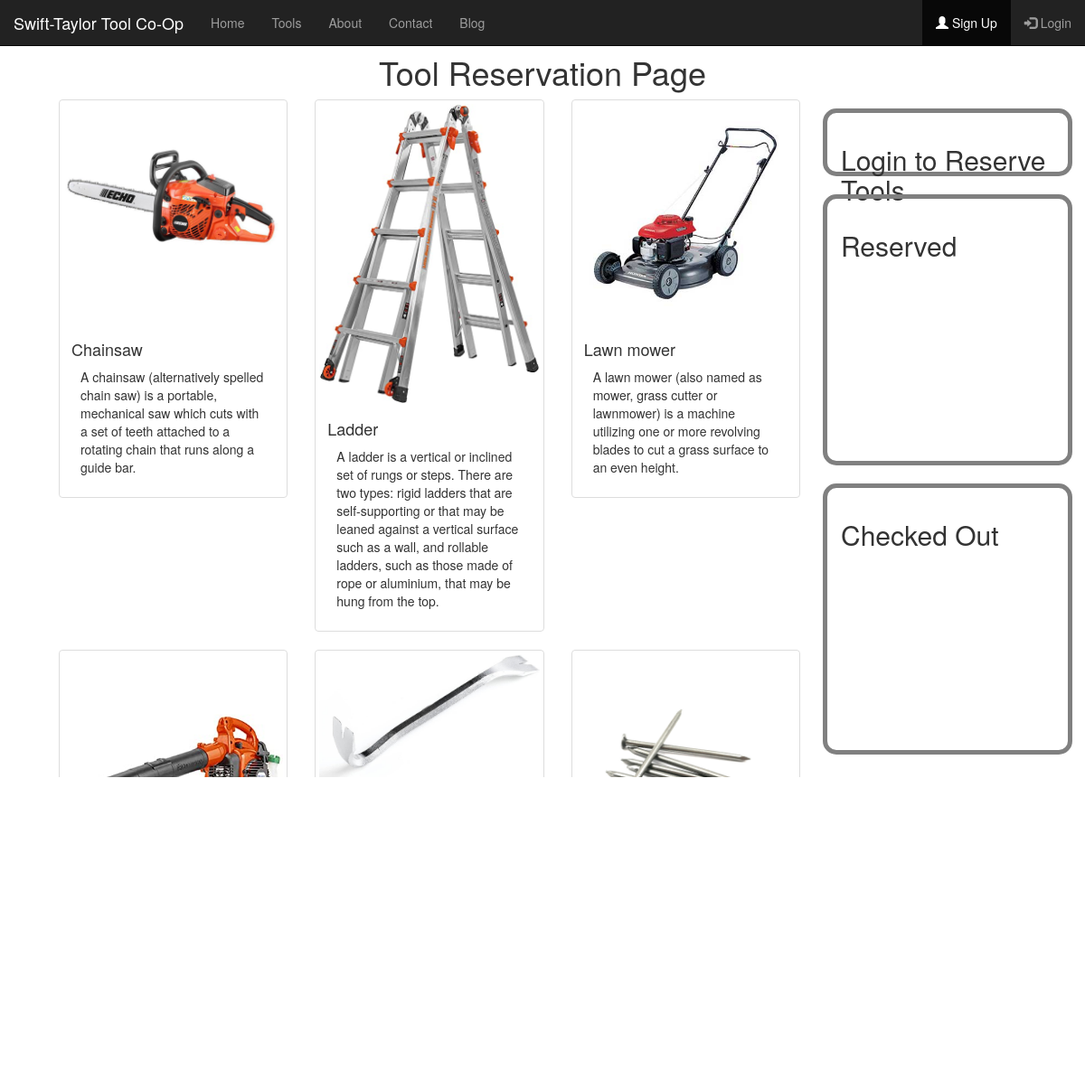
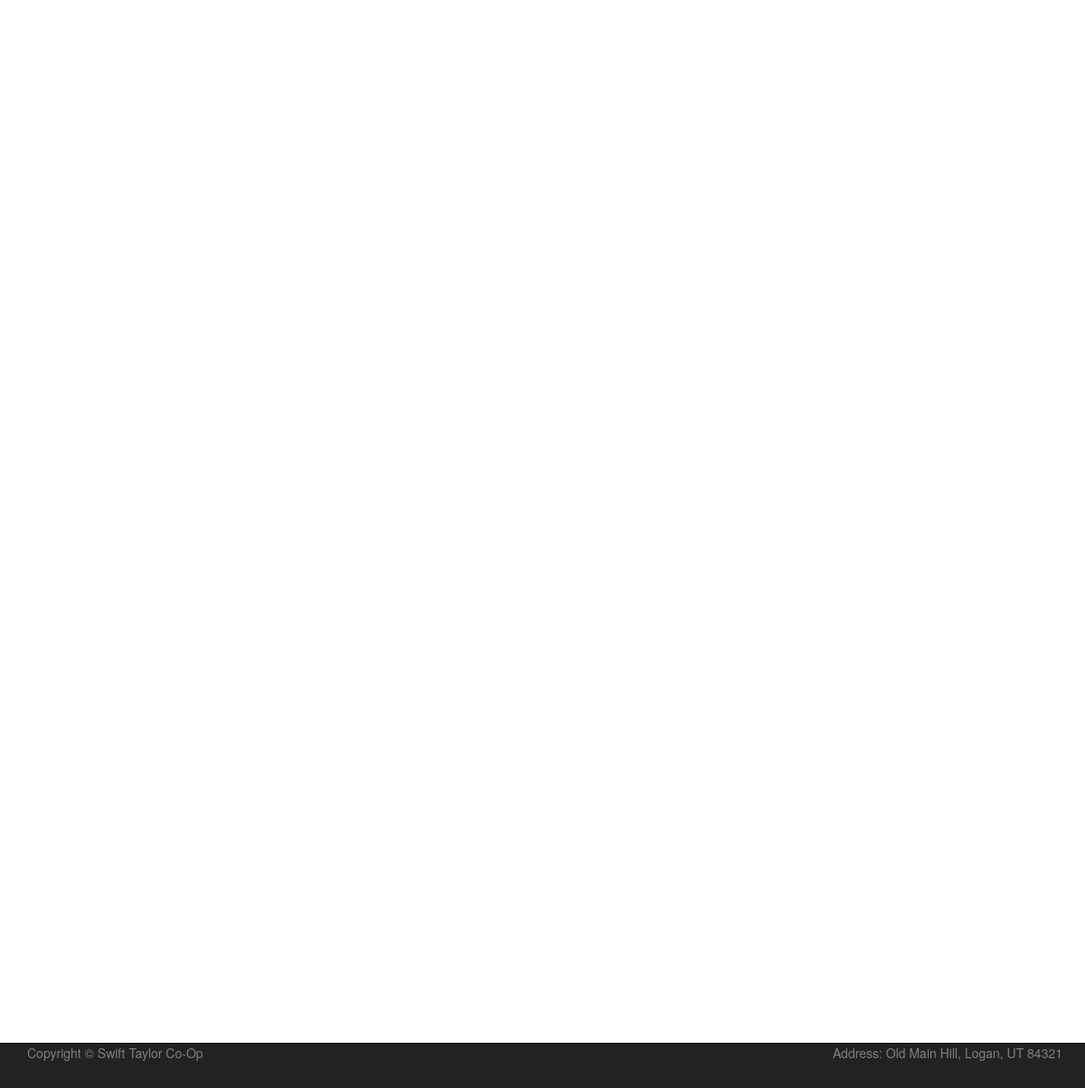
/tools/, run on the app's committed database (2 pictures, top to bottom).
### tools/models.py (models this page shows, shortened)
class Tool(models.Model):
    name = models.CharField(max_length=100)
    description = models.CharField(max_length=300)
    photo = models.ImageField(upload_to='img', null=True, blank=True)
    due = models.DateField(null=True, blank=True)
    borrower = models.ForeignKey(User, on_delete=models.SET_NULL, null=True, blank=True)
    TOOL_STATUS = (
        ('m', 'Maintenance'),
        ('r', 'Reserved'),
        ('c', 'Checked out'),
        ('a', 'Available'),
    )
    status = models.CharField(
        max_length=1,
        choices=TOOL_STATUS,
        blank=True,
        default='a',
    )
    class Meta:
        ordering = ['due']

### tools/views.py (the view, shortened to what this page needs)
# urls.py: path('tools/', tools_views.tools, name = 'tools'),
def tools(request):
    tools_list = Tool.objects.order_by('name')
    context = {'tools_list': tools_list}
    return render(request, 'tools/toolview.html', context)

### tools/templates/tools/toolview.html (shortened to what this page needs)
<!DOCTYPE html>
{% load static %}
<html>
<head>
  <link rel="stylesheet" href="https://maxcdn.bootstrapcdn.com/bootstrap/3.4.1/css/bootstrap.min.css">
  <link rel="stylesheet" type="text/css" href="{% static 'tools/style.css' %}">
</head>
<body>
<nav class="navbar navbar-inverse navbar-fixed-top">
  <div class="container-fluid">
    <div class="navbar-header">
      <a class="navbar-brand" href="#">Swift-Taylor Tool Co-Op</a>
    </div>
    <ul class="nav navbar-nav">
      <li><a href="{% url 'homepage' %}">Home</a></li>
      <li><a href="{% url 'tools' %}">Tools</a></li>
      <li><a href="{% url 'about' %}">About</a></li>
    <li><a href="{% url 'contact' %}">Contact</a></li>
    <li><a href="{% url 'blog' %}">Blog</a></li>
    </ul>
    <ul class="nav navbar-nav navbar-right">
    {% if user.is_authenticated %}
      <li><a href="{% url 'logout' %}"><span class="glyphicon glyphicon-log-in"></span> Logout</a></li>
    {% else %}
      <li class="active"><a href="{% url 'register' %}"><span class="glyphicon glyphicon-user"></span> Sign Up</a></li>
      <li><a href="{% url 'login' %}"><span class="glyphicon glyphicon-log-in"></span> Login</a></li>
    {% endif %}
    </ul>
  </div>
</nav>
	<br>
	<br>
  <h1>Tool Reservation Page</h1>
    <div class="tools-container" style="display: flex; flex-wrap: wrap;">
    {% if tools_list %}
        {% for tool in tools_list %}
          {% if tool.status == 'a' %}
          <div class="col-lg-4 col-md-6 mb-4">
            <div class="thumbnail">
              <img src="{{ tool.photo.url }}" class="card-img-top" alt="bootstraplogo">
              <div class="caption">
                <h4>{{ tool.name }}</h4>
                <p>{{ tool.description }}</p>
              </div>
            </div>
          </div>
          {% endif %}
        {% endfor %}
    {% else %}
      <p>No tools found</p>
    {% endif %}
    </div>
    <div class="reserve-div">
        {% if user.is_authenticated %}
          <form action="#" method="POST">
            {% csrf_token %}
            <label for="tool">Tool name:</label>
            <input type="text" id="tool" name="tool" placeholder="Reserve/Un-reserve"/>
            <input type="submit" value="submit">
          </form>
        {% else %}
        <h2>Login to Reserve Tools</h2>
        {% endif %}
    </div>
    <div class="user-cart">
        <h2>Reserved</h2>
    </div>
    <div class="user-borrowed">
        <h2>Checked Out</h2>
    </div>
<nav class="navbar navbar-inverse navbar-fixed-bottom">
  <div class="container">
    <p class="nav navbar-nav navbar-left" style="color:gray;"> Copyright &copy; Swift Taylor Co-Op</p>
	<p class="nav navbar-nav navbar-right" style="color:gray;"> Address: Old Main Hill, Logan, UT 84321 </p>
  </div>
</nav>
  </body>
</html>

### tools/static/tools/style.css (style rules this page uses)
h1 { text-align: center; padding-left: 10px; padding-right: 10px; }
p { padding-left: 10px; padding-right: 10px; }
.tools-container { overflow: auto; float: left; width: 75%; max-height: 750px; padding-left: 50px; }
.reserve-div, .user-borrowed, .user-cart { float: left; width: 23%; border: 5px solid gray; border-radius: 15px; padding-top: 15px; padding-left: 15px; margin: 10px; }
.user-cart, .user-borrowed { height: 300px; }
.reserve-div { height: 75px; }

### data on the page
Tool: photo (picture), name "Chainsaw", description "A chainsaw (alternatively spelled chain saw) is a portable, mechanical saw which cuts with a set of teeth attached to a rotating chain that runs along a guide bar."
Tool: photo (picture), name "Ladder", description "A ladder is a vertical or inclined set of rungs or steps. There are two types: rigid ladders that are self-supporting or that may be leaned against a vertical surface such as a wall, and rollable ladders, such as those made of rope or aluminium, that may be hung from the top."
Tool: photo (picture), name "Lawn mower", description "A lawn mower (also named as mower, grass cutter or lawnmower) is a machine utilizing one or more revolving blades to cut a grass surface to an even height."
Tool: photo (picture)
Tool: photo (picture)
Tool: photo (picture)
